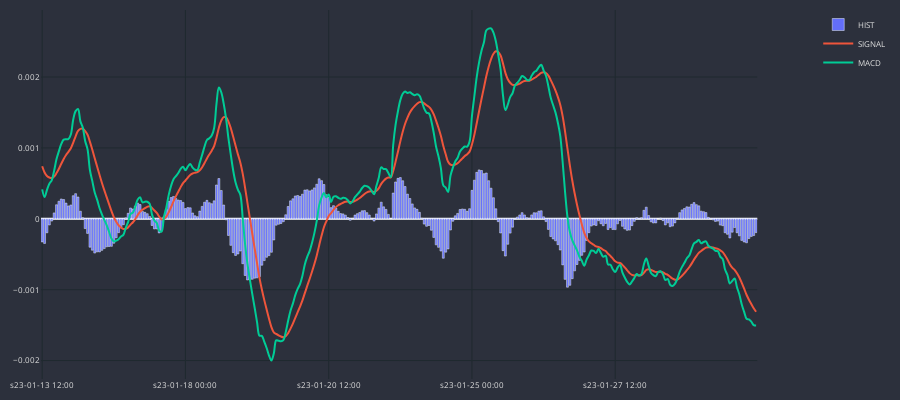

Here is the notebook cell this chart was saved with:
### Code cell
cp = CandlePlot(dfp, candles=False)
cp.fig.add_trace(go.Bar(
    x = cp.df_plot.sTime,
    y = cp.df_plot.HIST,
    name="HIST"
))
cp.show_plot(line_traces=['SIGNAL', 'MACD'], sec_traces=[])

### Figure 1 — Plotly figure (JSON) as saved in the notebook; plotly's stock layout.template omitted (floating-point values rounded to 4 significant figures; data arrays with more than 128 entries replaced by an {"elided": "..."} marker saying what was removed)
{"data": [{"name": "HIST", "type": "bar", "x": {"elided": "300 str values"}, "y": {"elided": "300 float values"}}, {"line": {"shape": "spline", "width": 2}, "name": "SIGNAL", "type": "scatter", "x": {"elided": "300 str values"}, "xaxis": "x", "y": {"elided": "300 float values"}, "yaxis": "y"}, {"line": {"shape": "spline", "width": 2}, "name": "MACD", "type": "scatter", "x": {"elided": "300 str values"}, "xaxis": "x", "y": {"elided": "300 float values"}, "yaxis": "y"}], "layout": {"font": {"color": "#e1e1e1", "size": 8}, "height": 400, "margin": {"b": 10, "l": 10, "r": 10, "t": 10}, "paper_bgcolor": "#2c303c", "plot_bgcolor": "#2c303c", "width": 900, "xaxis": {"anchor": "y", "domain": [0, 0.94], "gridcolor": "#1f292f", "nticks": 5, "rangeslider": {"visible": false}}, "yaxis": {"anchor": "x", "domain": [0, 1], "gridcolor": "#1f292f"}, "yaxis2": {"anchor": "x", "gridcolor": "#1f292f", "overlaying": "y", "side": "right"}}}
